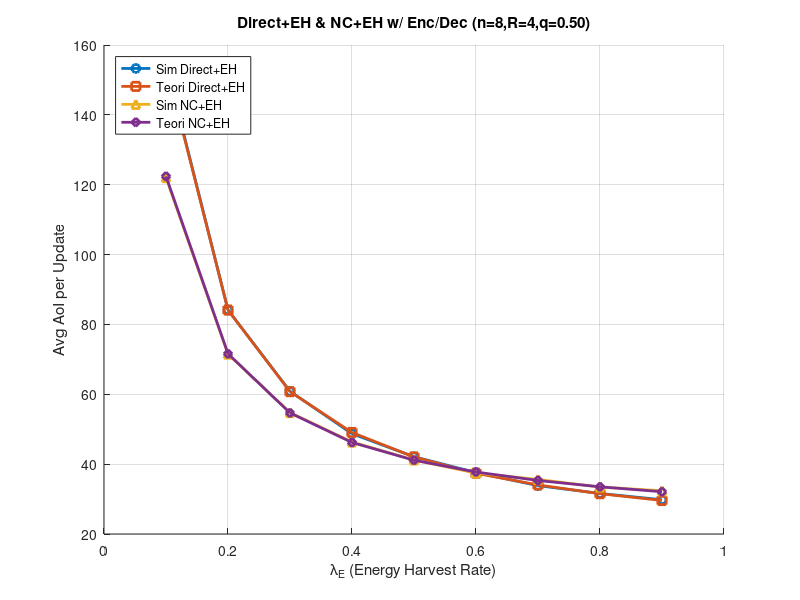

Source code (MATLAB):
clc; clear;


n             = 8;                    
R             = 4;                    
q             = 0.5;                  
lambda_E_vals = 0.1:0.1:0.9;          
num_trials    = 1000;                 
Ccomp         = 1e6;                  % İşlemci hızı
l             = 1000;                 % Paket uzunluğu (bit)
m             = 1;                    % m+1 bit/sembol
slot_dur      = 1;                    
Kmax          = 2000;                 
p             = 1 - q;                

% Comp. complexity
tau_enc   = (m+1)*( l*(n-1) + n ) / Ccomp;
tau_dec   = ( n^3 + 2*n^2*l + (n-1)*n*l ) / Ccomp;
enc_slots = ceil(tau_enc/slot_dur);
dec_slots = ceil(tau_dec/slot_dur);


sim_dir    = zeros(size(lambda_E_vals));
theory_dir = zeros(size(lambda_E_vals));
sim_nc     = zeros(size(lambda_E_vals));
theory_nc  = zeros(size(lambda_E_vals));
k_frame    = (1:Kmax);


for idx = 1:length(lambda_E_vals)
  lamE = lambda_E_vals(idx);
  
  % Direct + EH 
  total_dir = 0;
  for tr = 1:num_trials
    bat   = 0;
    slots = 0;
    for pkt = 1:n
      rec = zeros(1,R);
      while any(rec<1)
        if bat
          bat = 0;
          rec = rec + (rand(1,R)>q);
        else
          if rand<lamE, bat=1; end
        end
        slots = slots + 1;
      end
    end
    
    total_dir = total_dir + slots/2;
  end
  sim_dir(idx) = total_dir/num_trials;
  
  % Direct + EH theoric
  ED = 1 + 1/lamE;  
  
  Pr_Mge = 1 - (1 - (1-p).^(k_frame-1)).^R;  
  EM_dir = sum(Pr_Mge);            
  theory_dir(idx) = (n * EM_dir * ED)/2;
  
  % NC + EH 
  total_nc = 0;
  for tr = 1:num_trials
    bat   = 0;
    slots = 0;
    coded = zeros(1,R);
    while any(coded<n)
      if bat
        slots = slots + enc_slots;           
        bat   = 0;
        coded = coded + (rand(1,R)>q);       
        slots = slots + 1;
      else
        if rand<lamE, bat=1; end             
        slots = slots + 1;
      end
    end
    slots = slots + dec_slots;              
    total_nc = total_nc + slots/2;
  end
  sim_nc(idx) = total_nc/num_trials;
  
  % NC + EH theoric
  ED = 1 + 1/lamE;
  beta = n:Kmax;
  Pfail = binocdf(n-1, beta, p);          
  Pr_Mge_nc = 1 - (1 - Pfail).^R;         
  EM_nc = sum(Pr_Mge_nc);                
  
  
  E_frames = n + EM_nc;
  
  theory_nc(idx) = 0.5*(E_frames*(ED + enc_slots) + dec_slots);
end

figure; hold on;
plot(lambda_E_vals, sim_dir,    '-o','LineWidth',2,'DisplayName','Sim Direct+EH');
plot(lambda_E_vals, theory_dir, '-s','LineWidth',2,'DisplayName','Teori Direct+EH');
plot(lambda_E_vals, sim_nc,     '-^','LineWidth',2,'DisplayName','Sim NC+EH');
plot(lambda_E_vals, theory_nc,  '-d','LineWidth',2,'DisplayName','Teori NC+EH');
xlabel('\lambda_E (Energy Harvest Rate)');
ylabel('Avg AoI per Update');
title(sprintf('Direct+EH & NC+EH w/ Enc/Dec (n=%d,R=%d,q=%.2f)',n,R,q));
legend('Location','NorthWest');
grid on;
